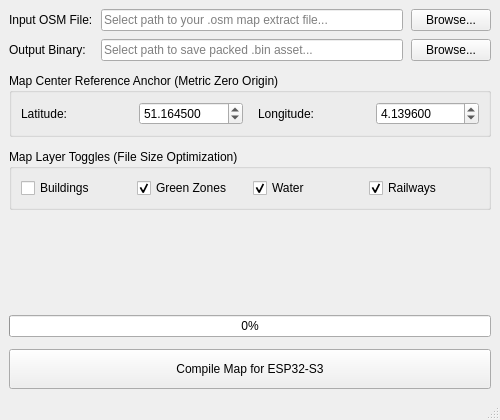
<?xml version="1.0" encoding="UTF-8"?>
<ui version="4.0">
 <class>MainWindow</class>
 <widget class="QMainWindow" name="MainWindow">
  <property name="geometry">
   <rect>
    <x>0</x>
    <y>0</y>
    <width>500</width>
    <height>420</height>
   </rect>
  </property>
  <property name="windowTitle">
   <string>ESP32 Bike Map Preprocessor</string>
  </property>
  <widget class="QWidget" name="centralwidget">
   <layout class="QVBoxLayout" name="verticalLayout">
    <property name="spacing">
     <number>12</number>
    </property>
    <item>
     <layout class="QGridLayout" name="gridLayoutFiles">
      <property name="spacing">
       <number>8</number>
      </property>
      <item row="0" column="0">
       <widget class="QLabel" name="labelInput">
        <property name="text">
         <string>Input OSM File:</string>
        </property>
       </widget>
      </item>
      <item row="0" column="1">
       <widget class="QLineEdit" name="inputPathEdit">
        <property name="placeholderText">
         <string>Select path to your .osm map extract file...</string>
        </property>
       </widget>
      </item>
      <item row="0" column="2">
       <widget class="QPushButton" name="browseInputButton">
        <property name="text">
         <string>Browse...</string>
        </property>
       </widget>
      </item>
      <item row="1" column="0">
       <widget class="QLabel" name="labelOutput">
        <property name="text">
         <string>Output Binary:</string>
        </property>
       </widget>
      </item>
      <item row="1" column="1">
       <widget class="QLineEdit" name="outputPathEdit">
        <property name="placeholderText">
         <string>Select path to save packed .bin asset...</string>
        </property>
       </widget>
      </item>
      <item row="1" column="2">
       <widget class="QPushButton" name="browseOutputButton">
        <property name="text">
         <string>Browse...</string>
        </property>
       </widget>
      </item>
     </layout>
    </item>
    <item>
     <widget class="QGroupBox" name="groupBoxCoordinates">
      <property name="title">
       <string>Map Center Reference Anchor (Metric Zero Origin)</string>
      </property>
      <layout class="QHBoxLayout" name="horizontalLayoutCoords">
       <property name="spacing">
        <number>15</number>
       </property>
       <item>
        <widget class="QLabel" name="labelLat">
         <property name="text">
          <string>Latitude:</string>
         </property>
        </widget>
       </item>
       <item>
        <widget class="QDoubleSpinBox" name="latSpinBox">
         <property name="decimals">
          <number>6</number>
         </property>
         <property name="minimum">
          <double>-90.000000000000000</double>
         </property>
         <property name="maximum">
          <double>90.000000000000000</double>
         </property>
         <property name="value">
          <double>51.164499999999997</double>
         </property>
        </widget>
       </item>
       <item>
        <widget class="QLabel" name="labelLon">
         <property name="text">
          <string>Longitude:</string>
         </property>
        </widget>
       </item>
       <item>
        <widget class="QDoubleSpinBox" name="lonSpinBox">
         <property name="decimals">
          <number>6</number>
         </property>
         <property name="minimum">
          <double>-180.000000000000000</double>
         </property>
         <property name="maximum">
          <double>180.000000000000000</double>
         </property>
         <property name="value">
          <double>4.139600000000000</double>
         </property>
        </widget>
       </item>
      </layout>
     </widget>
    </item>
    <item>
     <widget class="QGroupBox" name="groupBoxLayers">
      <property name="title">
       <string>Map Layer Toggles (File Size Optimization)</string>
      </property>
      <layout class="QHBoxLayout" name="horizontalLayoutLayers">
       <item>
        <widget class="QCheckBox" name="chkBuildings">
         <property name="text">
          <string>Buildings</string>
         </property>
         <property name="checked">
          <bool>false</bool>
         </property>
        </widget>
       </item>
       <item>
        <widget class="QCheckBox" name="chkGreenZones">
         <property name="text">
          <string>Green Zones</string>
         </property>
         <property name="checked">
          <bool>true</bool>
         </property>
        </widget>
       </item>
       <item>
        <widget class="QCheckBox" name="chkWater">
         <property name="text">
          <string>Water</string>
         </property>
         <property name="checked">
          <bool>true</bool>
         </property>
        </widget>
       </item>
       <item>
        <widget class="QCheckBox" name="chkRailways">
         <property name="text">
          <string>Railways</string>
         </property>
         <property name="checked">
          <bool>true</bool>
         </property>
        </widget>
       </item>
      </layout>
     </widget>
    </item>
    <item>
     <spacer name="verticalSpacer">
      <property name="orientation">
       <enum>Qt::Orientation::Vertical</enum>
      </property>
      <property name="sizeHint" stdset="0">
       <size>
        <width>20</width>
        <height>20</height>
       </size>
      </property>
     </spacer>
    </item>
    <item>
     <widget class="QProgressBar" name="progressBar">
      <property name="value">
       <number>0</number>
      </property>
      <property name="alignment">
       <set>Qt::AlignmentFlag::AlignCenter</set>
      </property>
     </widget>
    </item>
    <item>
     <widget class="QPushButton" name="compileButton">
      <property name="minimumSize">
       <size>
        <width>0</width>
        <height>40</height>
       </size>
      </property>
      <property name="text">
       <string>Compile Map for ESP32-S3</string>
      </property>
     </widget>
    </item>
   </layout>
  </widget>
  <widget class="QStatusBar" name="statusbar"/>
 </widget>
 <resources/>
 <connections/>
</ui>
